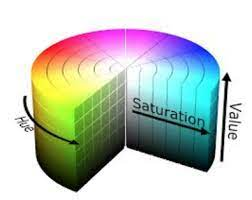
#> input picture OpenCV/adgee.jpg, 252 x 200 px, given in place of the camera
$ python opevcv.objectracking.py
#> lines starting #> are read from the running program, lines starting #| are printed output that depends on the picture; after the words box and inside, x2 and y2 are one past the last pixel; in counts of white or black regions, pixels touching at a corner belong together
import cv2
print(cv2.__version__)
flip=2
cv2.namedWindow('nanoCam',cv2.WINDOW_NORMAL)
import numpy as np


def nothing(x):
    pass


cv2.namedWindow('Trackbars')
cv2.moveWindow('Trackbars', 1320, 0)

cv2.createTrackbar('hueLower', 'Trackbars', 50, 179, nothing)
cv2.createTrackbar('hueUpper', 'Trackbars', 100, 179, nothing)

cv2.createTrackbar('hue2Lower', 'Trackbars', 50, 179, nothing)
cv2.createTrackbar('hue2Upper', 'Trackbars', 100, 179, nothing)

cv2.createTrackbar('satLow', 'Trackbars', 100, 255, nothing)
cv2.createTrackbar('satHigh', 'Trackbars', 255, 255, nothing)
cv2.createTrackbar('valLow', 'Trackbars', 100, 255, nothing)
cv2.createTrackbar('valHigh', 'Trackbars', 255, 255, nothing)

cam=cv2.VideoCapture(0,cv2.CAP_DSHOW)
dispW = int(cam.get(cv2.CAP_PROP_FRAME_WIDTH))
dispH = int(cam.get(cv2.CAP_PROP_FRAME_HEIGHT))


while True:
    ret, frame = cam.read()
#> frame is the input picture: shape (200, 252, 3); mean B, G, R 191.3, 199.3, 192.1
    # frame=cv2.imread('smarties.png')

    hsv = cv2.cvtColor(frame, cv2.COLOR_BGR2HSV)
#> hsv: shape (200, 252, 3); mean H, S, V 44.3, 67.4, 213.5

    hueLow = cv2.getTrackbarPos('hueLower', 'Trackbars')
    hueUp = cv2.getTrackbarPos('hueUpper', 'Trackbars')

    hue2Low = cv2.getTrackbarPos('hue2Lower', 'Trackbars')
    hue2Up = cv2.getTrackbarPos('hue2Upper', 'Trackbars')

    Ls = cv2.getTrackbarPos('satLow', 'Trackbars')
    Us = cv2.getTrackbarPos('satHigh', 'Trackbars')

    Lv = cv2.getTrackbarPos('valLow', 'Trackbars')
    Uv = cv2.getTrackbarPos('valHigh', 'Trackbars')

    l_b = np.array([hueLow, Ls, Lv])
    u_b = np.array([hueUp, Us, Uv])

    l_b2 = np.array([hue2Low, Ls, Lv])
    u_b2 = np.array([hue2Up, Us, Uv])

    FGmask = cv2.inRange(hsv, l_b, u_b)
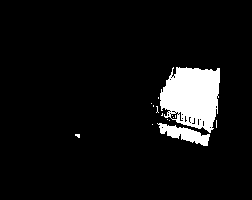
#> FGmask: shape (200, 252); 6.9% white; 15 white regions (13 under 20 px)
    FGmask2 = cv2.inRange(hsv, l_b2, u_b2)
    FGmaskComp = cv2.add(FGmask, FGmask2)
    cv2.imshow('FGmaskComp', FGmaskComp)
    cv2.moveWindow('FGmaskComp', 0, 530)

    contours,_ = cv2.findContours(FGmaskComp, cv2.RETR_EXTERNAL, cv2.CHAIN_APPROX_SIMPLE)
#> contours = 12 contours, 10 with area under 20; largest, box (x1, y1, x2, y2) and area: (160, 67, 220, 133) 2852, (157, 123, 210, 146) 476
    contours = sorted(contours, key=lambda x: cv2.contourArea(x), reverse=True)
    for cnt in contours:
        area = cv2.contourArea(cnt)
        (x, y, w, h) = cv2.boundingRect(cnt)
        if area >= 50:
            cv2.drawContours(frame,[cnt],0,(255,0,0),3)
#> this loop made 12 passes
#> (area, x, y, w, h) on passes 1 to 2: (2852.5, 160, 67, 60, 66), (476, 157, 123, 53, 23)
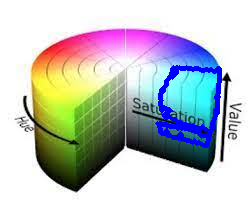
#> frame: shape (200, 252, 3); 3.47% of pixels changed, all inside (x1, y1, x2, y2) = (155, 65, 222, 148)
            #cv2.rectangle(frame, (x, y), (x + w, y + h), (255, 0, 0), 3)
    cv2.imshow('nanoCam', frame)
    cv2.moveWindow('nanoCam', 0, 0)

    key = cv2.waitKey(1)
#> (key Esc is pressed here)
    if key % 256 == 27:  # Esc key ==32is spacebar
        break
cam.release()
cv2.destroyAllWindows()
